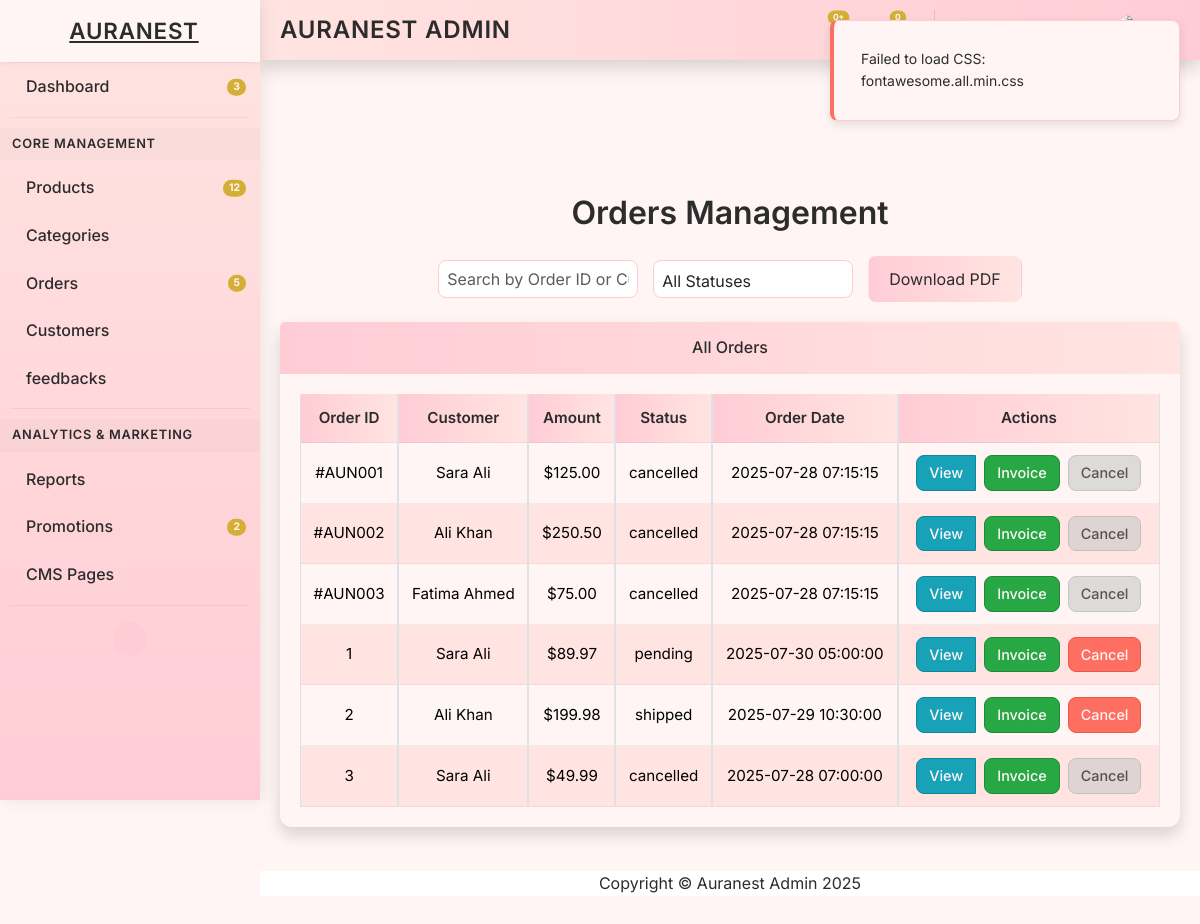
/orders.php (signed in), run on the app's committed database.
### tables this page shows
CREATE TABLE `orders` (
  `id` int(11) NOT NULL,
  `order_id` varchar(50) NOT NULL,
  `customer_id` int(11) DEFAULT NULL,
  `total_amount` decimal(10,2) NOT NULL,
  `status` enum('pending','processing','shipped','cancelled','delivered') DEFAULT 'pending',
  `order_date` timestamp NOT NULL DEFAULT current_timestamp(),
  `updated_at` timestamp NOT NULL DEFAULT current_timestamp() ON UPDATE current_timestamp()
);

CREATE TABLE `customers` (
  `id` int(11) NOT NULL,
  `name` varchar(100) NOT NULL,
  `email` varchar(100) NOT NULL,
  `password` varchar(255) NOT NULL,
  `total_spending` decimal(10,2) DEFAULT 0.00,
  `status` enum('active','inactive') DEFAULT 'active',
  `created_at` timestamp NOT NULL DEFAULT current_timestamp(),
  `updated_at` timestamp NOT NULL DEFAULT current_timestamp() ON UPDATE current_timestamp(),
  `address` text DEFAULT NULL
);

### orders.php (the view, shortened to what this page needs)
<!DOCTYPE html>
<html lang="en">
<head>
    <link href="assets/bootstrap.min.css" rel="stylesheet" onerror="this.href='https://stackpath.bootstrapcdn.com/bootstrap/4.5.2/css/bootstrap.min.css';">
    <link href="assets/fontawesome.all.min.css" rel="stylesheet" onerror="this.href='https://cdnjs.cloudflare.com/ajax/libs/font-awesome/5.15.4/css/all.min.css';">
</head>
<body id="page-top">
    <div id="wrapper">
        <?php include 'includes/sidebar.php'; ?>
        <div id="content-wrapper" class="d-flex flex-column">
            <div id="content">
                <?php include 'includes/header.php'; ?>
                <div class="container-fluid">
                    <h1 class="mt-4 mb-4">Orders Management</h1>
                    <div class="search-filter">
                        <input type="text" id="orderSearchInput" class="form-control" placeholder="Search by Order ID or Customer...">
                        <select id="statusFilter" class="form-control">
                            <option value="">All Statuses</option>
                        </select>
                        <button class="btn btn-add" onclick="exportOrdersPDF()">Download PDF</button>
                    </div>
                    <div class="card shadow mb-4">
                        <div class="card-header py-3">
                            <h6 class="m-0 font-weight-bold">All Orders</h6>
                        </div>
                        <div class="card-body">
                            <div class="table-responsive">
                                <table class="table table-bordered" id="ordersTable" width="100%" cellspacing="0">
                                    <thead>
                                        <tr>
                                            <th data-sort="order_id">Order ID <i class="fas fa-sort"></i></th>
                                            <th data-sort="name">Customer <i class="fas fa-sort"></i></th>
                                            <th data-sort="total_amount">Amount <i class="fas fa-sort"></i></th>
                                            <th data-sort="status">Status <i class="fas fa-sort"></i></th>
                                            <th data-sort="order_date">Order Date <i class="fas fa-sort"></i></th>
                                            <th>Actions</th>
                                        </tr>
                                    </thead>
                                    <tbody>
                                        <?php
                                        $conn = new mysqli('localhost', 'root', '', 'auranest_db');
                                        if ($conn->connect_error) {
                                            error_log("Database connection failed: " . $conn->connect_error);
                                            echo "<tr><td colspan='6'>Database error: " . htmlspecialchars($conn->connect_error) . "</td></tr>";
                                            echo "<script>document.addEventListener('DOMContentLoaded', function() { showToast('Database connection failed!', true); });</script>";
                                        } else {
                                            $result = $conn->query("SELECT o.order_id, c.name, o.total_amount, o.status, o.order_date FROM orders o JOIN customers c ON o.customer_id = c.id");
                                            if ($result && $result->num_rows > 0) {
                                                while ($row = $result->fetch_assoc()) {
                                                    echo "<tr>";
                                                    echo "<td>" . htmlspecialchars($row['order_id']) . "</td>";
                                                    echo "<td>" . htmlspecialchars($row['name']) . "</td>";
                                                    echo "<td>$" . number_format($row['total_amount'], 2) . "</td>";
                                                    echo "<td>" . htmlspecialchars($row['status']) . "</td>";
                                                    echo "<td>" . htmlspecialchars($row['order_date']) . "</td>";
                                                    echo "<td>";
                                                    echo "<div class='btn-group' role='group'>";
                                                    echo "<a href='view_order.php?order_id=" . urlencode($row['order_id']) . "' class='btn btn-custom btn-view'><i class='fas fa-eye'></i> View</a>";
                                                    echo "<form method='POST' style='display:inline-block;'>";
                                                    echo "<button type='submit' name='generate_invoice' class='btn btn-custom btn-invoice'><i class='fas fa-file-pdf'></i> Invoice</button>";
                                                    echo "</form>";
                                                    echo "<form method='POST' style='display:inline-block;'>";
                                                    $disabled = $row['status'] === 'cancelled' ? 'disabled' : '';
                                                    echo "<button type='submit' name='cancel_order' class='btn btn-custom btn-cancel' $disabled onclick='return confirm(\"Are you sure you want to cancel this order?\");'><i class='fas fa-trash'></i> Cancel</button>";
                                                    echo "</form>";
                                                    echo "</div>";
                                                    echo "</td>";
                                                    echo "</tr>";
                                                }
                                            } else {
                                                echo "<tr><td colspan='6' class='text-center'>No orders found. Please add orders to the database.</td></tr>";
                                            }
                                        }
                                        ?>
                                    </tbody>
                                </table>
                            </div>
                        </div>
                    </div>
                </div>
            </div>
            <?php include 'includes/footer.php'; ?>
        </div>
    </div>
    <div class="toast" id="toastNotification">
        <div class="toast-body">Action successful!</div>
    </div>
</body>
</html>

### orders.php (style rules this page uses)
body { font-family: 'Inter', 'Lora', sans-serif; background-color: #FFF5F5; color: #2C2C2C; line-height: 1.6; overflow-x: hidden; padding-top: 80px; }
.container-fluid { padding: 20px; max-width: 1200px; margin: 0 auto; }
h1 { font-size: 2rem; font-weight: 600; color: #2C2C2C; margin-bottom: 20px; text-align: center; }
.card { border: none; border-radius: 12px; background: #FFF5F5; box-shadow: 0 4px 20px rgba(0, 0, 0, 0.05); transition: transform 0.3s ease, box-shadow 0.3s ease; }
.card-header { background: linear-gradient(90deg, #FFCCD5, #FFE4E1); color: #2C2C2C; border-bottom: none; padding: 15px 20px; border-radius: 12px 12px 0 0; font-weight: 600; font-size: 1.1rem; text-align: center; }
.card-body { padding: 20px; }
.table-responsive { overflow-x: auto; max-width: 100%; }
.table { width: 100%; margin-bottom: 0; font-size: 0.95rem; table-layout: auto; border-collapse: separate; border-spacing: 0; }
.table th, .table td { padding: 12px; vertical-align: middle; text-align: center; border-bottom: 1px solid rgba(0, 0, 0, 0.05); }
.table th { background: linear-gradient(90deg, #FFCCD5, #FFE4E1); color: #2C2C2C; font-weight: 600; cursor: pointer; }
.table td { background: #FFF5F5; }
.table tr:nth-child(even) td { background: #FFE4E1; }
.btn-custom { padding: 6px 12px; border-radius: 8px; font-size: 0.9rem; font-weight: 500; margin: 0 4px; transition: all 0.3s ease; }
.btn-view { background: #17A2B8; color: #FFF5F5; border: 1px solid #138496; }
.btn-invoice { background: #28A745; color: #FFF5F5; border: 1px solid #218838; }
.btn-cancel { background: #FF6F61; color: #FFF5F5; border: 1px solid #E65A4E; }
.btn-cancel:disabled { background: #CCCCCC; border: 1px solid #AAAAAA; cursor: not-allowed; }
.btn-add { background: linear-gradient(90deg, #FFCCD5, #FFE4E1); color: #2C2C2C; padding: 10px 20px; border-radius: 8px; }
.search-filter { display: flex; gap: 15px; margin-bottom: 20px; flex-wrap: wrap; justify-content: center; align-items: center; }
.search-filter input, .search-filter select { max-width: 200px; border-radius: 8px; border: 1px solid #FFCCD5; padding: 8px; height: 38px; }
.toast { position: fixed; top: 20px; right: 20px; min-width: 250px; background: #FFF5F5; border: 1px solid #FFCCD5; border-radius: 8px; padding: 15px; box-shadow: 0 4px 10px rgba(0, 0, 0, 0.1); z-index: 2000; display: none; }
.toast.show { display: block; animation: fadeIn 0.5s, fadeOut 0.5s 2.5s; }
.toast-error { border-left: 4px solid #FF6F61; }

### includes/sidebar.php (style rules this page uses)
* { margin: 0; padding: 0; box-sizing: border-box; }
body { font-family: 'Inter', 'Lora', sans-serif; background-color: #FFF5F5; color: #2C2C2C; line-height: 1.6; overflow-x: hidden; }
#wrapper { display: flex; min-height: 100vh; }
#content-wrapper { flex-grow: 1; margin-left: 260px; padding-top: 70px; padding-bottom: 80px; transition: margin-left 0.3s ease; }

### data on the page
orders: order "#AUN001", customer.name "Sara Ali", total_amount "125.00", status "cancelled", order_date "2025-07-28 07:15:15"
orders: order "#AUN002", customer.name "Ali Khan", total_amount "250.50", status "cancelled", order_date "2025-07-28 07:15:15"
orders: order "#AUN003", customer.name "Fatima Ahmed", total_amount "75.00", status "cancelled", order_date "2025-07-28 07:15:15"
orders: order "1", customer.name "Sara Ali", total_amount "89.97", status "pending", order_date "2025-07-30 05:00:00"
orders: order "2", customer.name "Ali Khan", total_amount "199.98", status "shipped", order_date "2025-07-29 10:30:00"
orders: order "3", customer.name "Sara Ali", total_amount "49.99", status "cancelled", order_date "2025-07-28 07:00:00"
